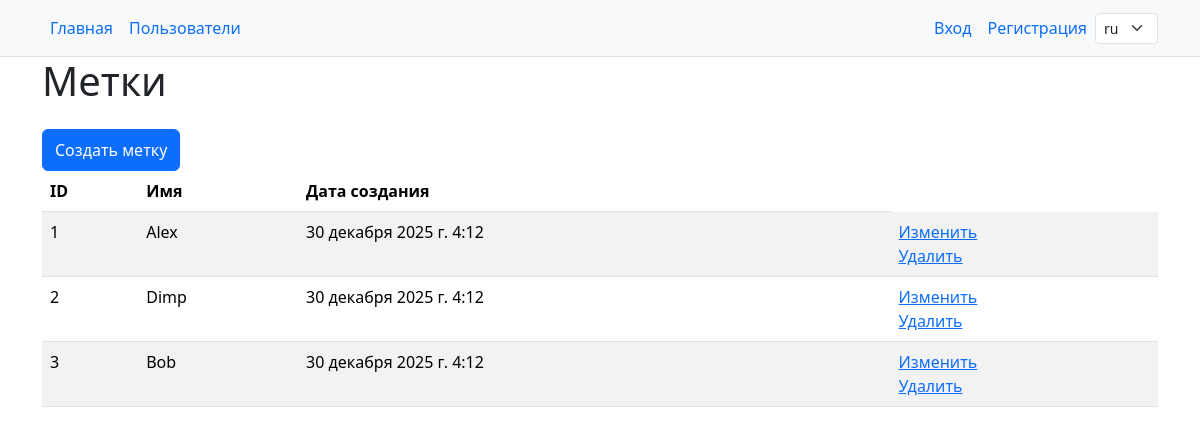
Screenshot of /labels/ with the database file from the repository.
### task_manager/labels/models.py (models this page shows, shortened)
class Label(models.Model):
    name = models.CharField(max_length=255, unique=True)
    created_at = models.DateTimeField(auto_now_add=True)

### task_manager/labels/views.py (the view)
# urls.py: path('', LabelsListView.as_view(), name='index'),
class LabelsListView(ListView):
    model = Label
    template_name = 'labels/index.html'
    context_object_name = 'labels'

### task_manager/templates/labels/index.html
{% extends 'layout.html' %}
{% load i18n %}
{% block content %}
<div class="container wrapper flex-grow-1">
    <h1 class="h1 mb-4 fw-normal text-left">{% trans "Labels" %}</h1>
    <a class="btn btn-primary py-2" href="{% url 'labels:create' %}">{% trans "Create label" %}</a>
    {% if labels %}
    <table class="table table-striped">
        <thead>
        <tr>
            <th>ID</th>
            <th>{% trans "Name" %}</th>
            <th>{% trans "Create date" %}</th>
            <th></th>
        </tr>
        </thead>
        <tbody>
        {% for label in labels %}
        <tr>
            <td>{{ label.id }}</td>
            <td>{{ label.name }}</td>
            <td>{{ label.created_at }}</td>
            <td>
            <td>
                <a href="{% url 'labels:update' label.pk %}">{% trans "Edit" %}</a>
                <br>
                <a href="{% url 'labels:delete' label.pk %}">{% trans "Remove" %}</a>
            </td>
        </tr>
        {% endfor %}
        </tbody>
    </table>
    {% endif %}
</div>
{% endblock %}

### rows the page displays
Label: id "1", name "Alex", created_at "30 декабря 2025 г. 4:12"
Label: id "2", name "Dimp", created_at "30 декабря 2025 г. 4:12"
Label: id "3", name "Bob", created_at "30 декабря 2025 г. 4:12"

### other values shown
form field language "ru"
